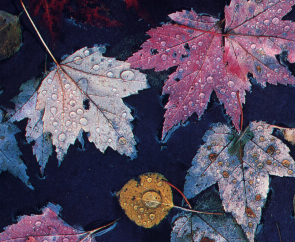
#> input picture tp3/asset/leaves.tif, 295 x 242 px
$ jupyter execute tp3.ipynb
#> lines starting #> are read from the running program, lines starting #| are printed output that depends on the picture; after the words box and inside, x2 and y2 are one past the last pixel; in counts of white or black regions, pixels touching at a corner belong together
# Traitement d'image
# tp3 : morphologie mathématique
@ author : BAHI Ouadie

[cell 1]
import numpy as np
import cv2 as cv
import matplotlib.pyplot as plt
import skimage as ski
from sklearn.metrics import mean_squared_error
import imagecodecs

## Préparation des images et prétraitement

[cell 2]
img = ski.io.imread('./asset/leaves.tif')
#> img is the input picture: shape (242, 295, 3); mean R, G, B 83.4, 73.4, 94.8

[cell 3]
ski.io.imshow(img)

[cell 4]
img_gray = ski.color.rgb2gray(img)
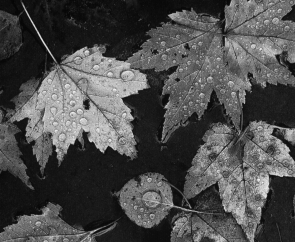
#> img_gray: shape (242, 295) float64; min 0.0194, max 0.942, mean 0.302
ski.io.imshow(img_gray)

[cell 5]
img_bin = img_gray > 0.2
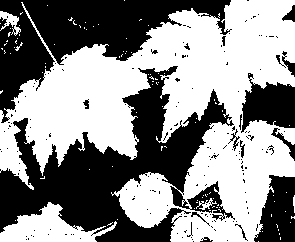
#> img_bin: shape (242, 295) bool; 54.9% white; 173 black regions (156 under 20 px), largest, box (x1, y1, x2, y2) and area: (0, 66, 235, 242) 16226, (0, 0, 232, 123) 10798, (241, 73, 295, 133) 2032
ski.io.imshow(img_bin)

## Opération d’érosion

[cell 6]
def mse(image1, image2) :
    if image1.shape != image2.shape :
        raise Exception
    mse = np.mean(np.logical_xor(image1, image2)**2)
    return mse

[cell 7]
footprint_square_3 = ski.morphology.square(3)
footprint_square_5 = ski.morphology.square(5)
footprint_disk_3 = ski.morphology.disk(3)
footprint_disk_5 = ski.morphology.disk(5)

[cell 8]
erosion_square_3 = ski.morphology.binary_erosion(img_bin, footprint=footprint_square_3)
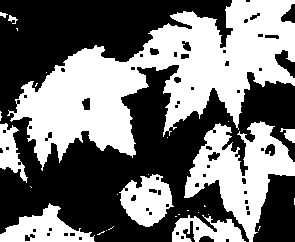
#> erosion_square_3: shape (242, 295) bool; 45.8% white; 29 white regions (20 under 20 px), largest, box (x1, y1, x2, y2) and area: (7, 0, 295, 171) 20882, (184, 121, 295, 242) 5923, (119, 174, 174, 227) 1802
erosion_square_3_2 = ski.morphology.binary_erosion(erosion_square_3, footprint=footprint_square_3)
#> erosion_square_3_2: shape (242, 295) bool; 38.9% white; 13 white regions (5 under 20 px), largest, box (x1, y1, x2, y2) and area: (14, 0, 295, 164) 18543, (186, 123, 295, 242) 4854, (0, 206, 93, 242) 1469
erosion_square_5 = ski.morphology.binary_erosion(img_bin, footprint=footprint_square_5)
erosion_disk_3 = ski.morphology.binary_erosion(img_bin, footprint=footprint_disk_3)
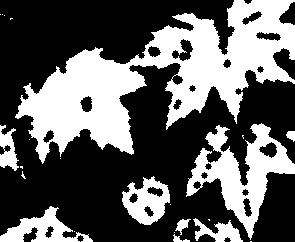
#> erosion_disk_3: shape (242, 295) bool; 37.4% white; 23 white regions (14 under 20 px), largest, box (x1, y1, x2, y2) and area: (15, 0, 295, 164) 17968, (186, 123, 295, 240) 4621, (0, 206, 93, 242) 1394
erosion_disk_5 = ski.morphology.binary_erosion(img_bin, footprint=footprint_disk_5)
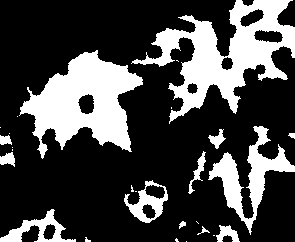
#> erosion_disk_5: shape (242, 295) bool; 27.2% white; 27 white regions (14 under 20 px), largest, box (x1, y1, x2, y2) and area: (131, 0, 295, 124) 7440, (19, 50, 143, 159) 6776, (208, 126, 295, 235) 2623

[cell 9]
images = [img_bin, erosion_square_3, erosion_square_5, erosion_disk_3, erosion_disk_5, erosion_square_3_2]
titles = ['binary image',
          'erosion square footprint 3x3',
          'erosion square footprint 5x5',
          'erosion disk footprint 3x3',
          'erosion disk footprint 5x5',
          'erosion square footprint 3x3 two times']
plt.figure(figsize=(18, 10))
for i in range(6) :
        plt.subplot(2,3,i+1)
        plt.imshow(images[i], "gray")
        plt.title(titles[i] + '\nmse=' + str(mse(img_bin, images[i])))
#> this loop made 6 passes

plt.show()

## Dilatation

[cell 10]
dilation_square_3 = ski.morphology.binary_dilation(img_bin, footprint=footprint_square_3)
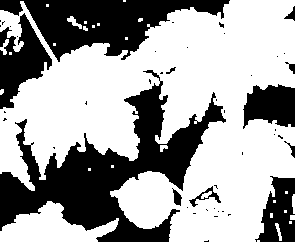
#> dilation_square_3: shape (242, 295) bool; 63.2% white; 46 black regions (35 under 20 px), largest, box (x1, y1, x2, y2) and area: (0, 70, 226, 242) 12999, (0, 0, 230, 62) 6786, (0, 13, 52, 109) 2487
dilation_square_3_2 = ski.morphology.binary_dilation(dilation_square_3, footprint=footprint_square_3)
#> dilation_square_3_2: shape (242, 295) bool; 68.6% white; 29 black regions (17 under 20 px), largest, box (x1, y1, x2, y2) and area: (0, 87, 225, 242) 11171, (25, 0, 228, 59) 5838, (0, 16, 51, 108) 1947
dilation_square_5 = ski.morphology.binary_dilation(img_bin, footprint=footprint_square_5)
dilation_disk_3 = ski.morphology.binary_dilation(img_bin, footprint=footprint_disk_3)
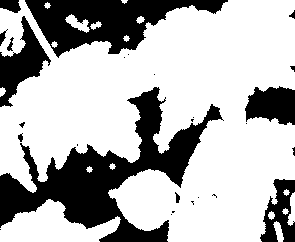
#> dilation_disk_3: shape (242, 295) bool; 69.7% white; 27 black regions (16 under 20 px), largest, box (x1, y1, x2, y2) and area: (0, 87, 224, 242) 10800, (25, 0, 228, 58) 5713, (0, 16, 51, 107) 1893
dilation_disk_5 = ski.morphology.binary_dilation(img_bin, footprint=footprint_disk_5)
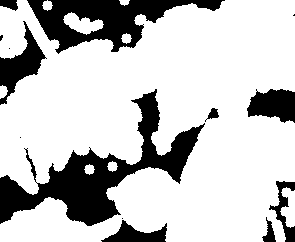
#> dilation_disk_5: shape (242, 295) bool; 76.8% white; 14 black regions (5 under 20 px), largest, box (x1, y1, x2, y2) and area: (0, 89, 205, 226) 7633, (27, 0, 225, 54) 4627, (0, 21, 47, 105) 1413

[cell 11]
images = [img_bin, dilation_square_3, dilation_square_5, dilation_disk_3, dilation_disk_5, dilation_square_3_2]
titles = ['binary image',
          'dilation square footprint 3x3',
          'dilation square footprint 5x5',
          'dilation disk footprint 3x3',
          'dilation disk footprint 5x5',
          'dilation square footprint 3x3 two times']
plt.figure(figsize=(18, 10))
for i in range(6) :
        plt.subplot(2,3,i+1)
        plt.imshow(images[i], "gray")
        plt.title(titles[i] + '\nmse=' + str(mse(img_bin, images[i])))
#> this loop made 6 passes

plt.show()

## Ouverture et fermeture

### Ouverture

[cell 12]
opening_square_3 = ski.morphology.binary_dilation(erosion_square_3, footprint=footprint_square_3)
#> opening_square_3: shape (242, 295) bool; 52.5% white; 96 black regions (83 under 20 px), largest, box (x1, y1, x2, y2) and area: (0, 0, 248, 242) 28762, (239, 73, 295, 161) 2362, (254, 175, 295, 242) 2055
opening_square_3_ = ski.morphology.binary_opening(img_bin, footprint=footprint_square_3)
# dilation_square_3_2 = ski.morphology.binary_dilation(dilation_square_3, footprint=footprint_square_3)
opening_square_5 = ski.morphology.binary_dilation(erosion_square_5, footprint=footprint_square_5)
#> opening_square_5: shape (242, 295) bool; 50.6% white; 65 black regions (53 under 20 px), largest, box (x1, y1, x2, y2) and area: (0, 0, 295, 242) 32407, (254, 175, 295, 242) 2111, (276, 51, 295, 77) 202
opening_square_5_ = ski.morphology.binary_opening(img_bin, footprint=footprint_square_5)
opening_disk_3 = ski.morphology.binary_dilation(erosion_disk_3, footprint=footprint_disk_3)
#> opening_disk_3: shape (242, 295) bool; 50.7% white; 85 black regions (74 under 20 px), largest, box (x1, y1, x2, y2) and area: (0, 0, 295, 242) 32336, (254, 175, 295, 242) 2106, (276, 51, 295, 77) 204
opening_disk_3_ = ski.morphology.binary_opening(img_bin, footprint=footprint_disk_3)
opening_disk_5 = ski.morphology.binary_dilation(erosion_disk_5, footprint=footprint_disk_5)
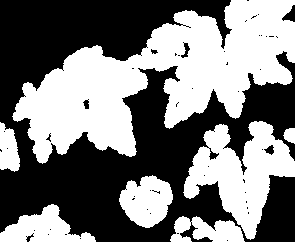
#> opening_disk_5: shape (242, 295) bool; 48.2% white; 7 white regions, largest, box (x1, y1, x2, y2) and area: (12, 0, 295, 164) 21948, (183, 121, 295, 240) 6410, (119, 175, 173, 228) 1983
opening_disk_5_ = ski.morphology.binary_opening(img_bin, footprint=footprint_disk_5)

[cell 13]
images = [opening_square_3, opening_square_3_, opening_square_5, opening_square_5_, opening_disk_3, opening_disk_3_, opening_disk_5, opening_disk_5_]
titles = ['opening square footprint(3) (erosion + dilation)',
          'opening square footprint(3) (morphology.binary_opening)',
          'opening square footprint(5) (erosion + dilation)',
          'opening square footprint(5) (morphology.binary_opening)',
          'opening disk footprint(3) (erosion + dilation)',
          'opening disk footprint(3) (morphology.binary_opening)',
          'opening disk footprint(5) (erosion + dilation)',
          'opening disk footprint(5) (morphology.binary_opening)']
plt.figure(figsize=(13, 20))
for i in range(8) :
        plt.subplot(4,2,i+1)
        plt.imshow(images[i], "gray")
        plt.title(titles[i] + '\nmse=' + str(mse(img_bin, images[i])))
#> this loop made 8 passes

plt.show()

[cell 14]
n = 10
opening_img = img_bin
for i in range(n) :
    opening_img = ski.morphology.binary_opening(opening_img, footprint=footprint_disk_3)

[cell 15]
plt.figure(figsize=(10, 5))

plt.subplot(1,2,1)
plt.imshow(img_bin, "gray")
plt.title("binary image")

plt.subplot(1,2,2)
plt.imshow(opening_img, "gray")
plt.title("opening 5 times")

plt.show()

### Fermeture

[cell 16]
closing_square_3 = ski.morphology.binary_erosion(dilation_square_3, footprint=footprint_square_3)
#> closing_square_3: shape (242, 295) bool; 57.3% white; 32 black regions (19 under 20 px), largest, box (x1, y1, x2, y2) and area: (0, 69, 227, 242) 15051, (0, 0, 231, 114) 10409, (242, 83, 295, 130) 1953
closing_square_3_ = ski.morphology.binary_closing(img_bin, footprint=footprint_square_3)
closing_square_5 = ski.morphology.binary_erosion(dilation_square_5, footprint=footprint_square_5)
#> closing_square_5: shape (242, 295) bool; 59.3% white; 15 black regions, largest, box (x1, y1, x2, y2) and area: (0, 80, 227, 242) 14389, (23, 0, 230, 61) 7033, (0, 0, 53, 110) 3129
closing_square_5_ = ski.morphology.binary_closing(img_bin, footprint=footprint_square_5)
closing_disk_3 = ski.morphology.binary_erosion(dilation_disk_3, footprint=footprint_disk_3)
#> closing_disk_3: shape (242, 295) bool; 59.7% white; 10 black regions, largest, box (x1, y1, x2, y2) and area: (0, 84, 227, 242) 14389, (0, 0, 231, 110) 10166, (242, 83, 295, 128) 1920
closing_disk_3_ = ski.morphology.binary_closing(img_bin, footprint=footprint_disk_3)
closing_disk_5 = ski.morphology.binary_erosion(dilation_disk_5, footprint=footprint_disk_5)
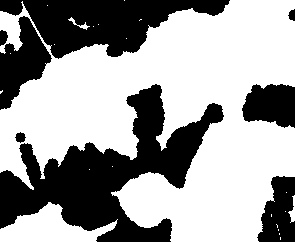
#> closing_disk_5: shape (242, 295) bool; 62% white; 8 black regions, largest, box (x1, y1, x2, y2) and area: (0, 84, 224, 242) 13617, (0, 0, 230, 59) 7134, (0, 16, 52, 110) 2483
closing_disk_5_ = ski.morphology.binary_closing(img_bin, footprint=footprint_disk_5)

[cell 17]
images = [closing_square_3, closing_square_3_, closing_square_5, closing_square_5_, closing_disk_3, closing_disk_3_, closing_disk_5, closing_disk_5_]
titles = ['closing square footprint(3) (erosion + dilation)',
          'closing square footprint(3) (morphology.binary_closing)',
          'closing square footprint(5) (erosion + dilation)',
          'closing square footprint(5) (morphology.binary_closing)',
          'closing disk footprint(3) (erosion + dilation)',
          'closing disk footprint(3) (morphology.binary_closing)',
          'closing disk footprint(5) (erosion + dilation)',
          'closing disk footprint(5) (morphology.binary_closing)']
plt.figure(figsize=(13, 20))
for i in range(8) :
        plt.subplot(4,2,i+1)
        plt.imshow(images[i], "gray")
        plt.title(titles[i] + '\nmse=' + str(mse(img_bin, images[i])))
#> this loop made 8 passes

plt.show()
